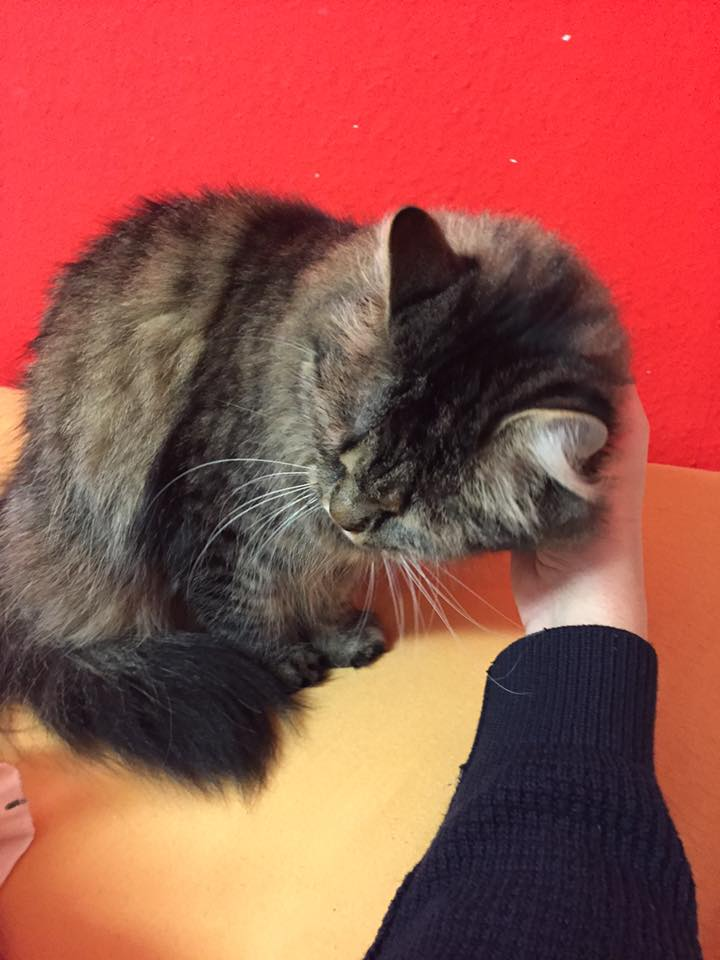
#> input picture smila.jpg, 720 x 960 px
$ jupyter execute helper_tests.ipynb   (shell and % lines are left out)
#> lines starting #> are read from the running program, lines starting #| are printed output that depends on the picture
### helper.py
import matplotlib.pyplot as plt
import matplotlib.cm as cm
from PIL import Image
import numpy as np
from os import listdir
from os.path import isfile, join
import math
import cv2

# [35 lines left out: function plot_mats, not called in this run]

def vectorize(images):
    I = images[0].shape
    channels = 0
    rows = I[0]
    cols = I[1]
    if len(I) == 3:
        R = np.zeros((len(images), I[2], I[0] * I[1]))
        channels = I[2]
    elif len(I) == 2:
        R = np.zeros((len(images), I[0] * I[1]))
    else:
        assert(False)

    for i, I in enumerate(images):
        C = []
        if channels > 0:
            for c in range(channels):
                C.append(I[:,:,c])

        for r in range(rows):
            if channels > 0:
                for c in range(channels):
                    R[i, c, r*cols:(r*cols+cols)] = C[c][r,:]
            else:
                R[i, r*cols:(r*cols+cols)] = I[r,:]

    return R


def un_vectorize(R, square=True, w=None, h=None):
    if w is not None:
        assert(h is not None)
        square = False

    channels = 0
    if len(R.shape) == 3:
        channels = R.shape[1]
    elif len(R.shape) != 2:
        assert(False)

    if square:
        if channels == 0:
            w = int(math.sqrt(R.shape[1]))
            h = w
        else:
            w = int(math.sqrt(R.shape[2]))
            h = w

    count = R.shape[0]

    Result = []

    for i in range(count):
        if channels == 0:
            I = np.zeros((h, w))
            for r in range(h):
                I[r,:] = R[i, r*w:(r*w+w)]
        else:
            I = np.zeros((h, w, channels))
            C = []
            for c in range(channels):
                I_ = np.zeros((h, w))
                for r in range(h):
                    I_[r,:] = R[i, c, r*w:(r*w+w)]
                C.append(I_)
            for i,c in enumerate(C):
                I[:,:, i] = c

        Result.append(I)

    return Result

### helper_tests.ipynb
[cell 1]
import helper
import matplotlib.pyplot as plt
import numpy as np
import cv2

I = cv2.imread('smila.jpg')
#> I is the input picture: shape (960, 720, 3); mean B, G, R 73.2, 82.5, 156.7
I = cv2.cvtColor(I, cv2.COLOR_BGR2RGB)
G = cv2.cvtColor(I, cv2.COLOR_RGB2GRAY)
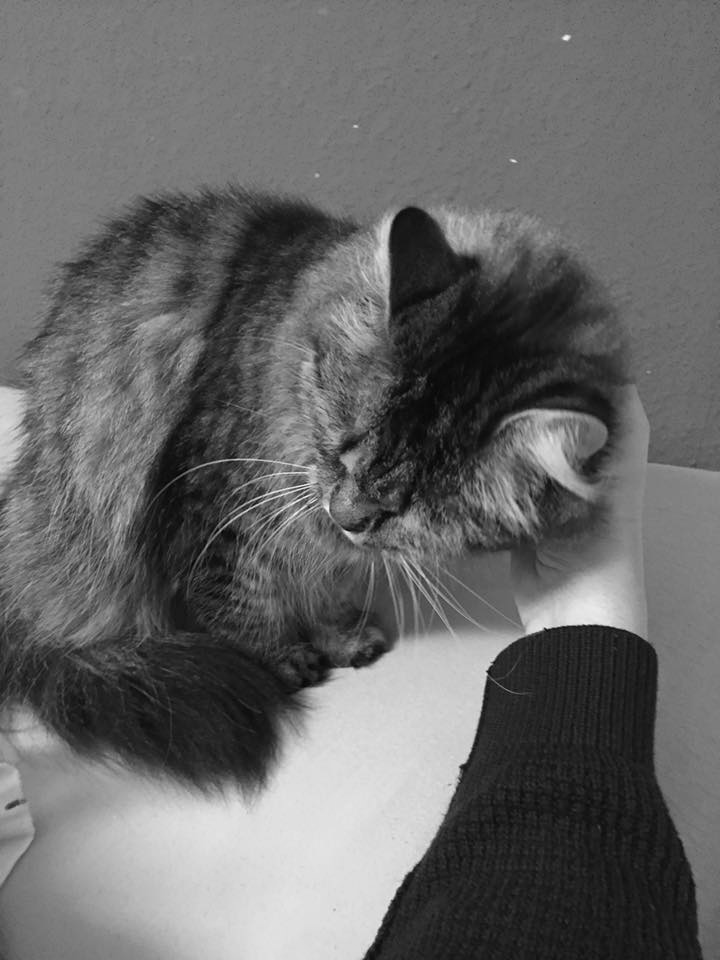
#> G: shape (960, 720); min 0, max 253, mean 103.6
plt.imshow(I)
plt.show()

[cell 2]
R1 = helper.vectorize([I])
#> the loop in vectorize, `for i, I in enumerate(images):` made 1 pass
R2 = helper.vectorize([G])
#> the loop in vectorize (call 2), `for i, I in enumerate(images):` made 1 pass

X = helper.un_vectorize(R1, w=720, h=960)
#> after the loop in un_vectorize, `for i in range(count):`:
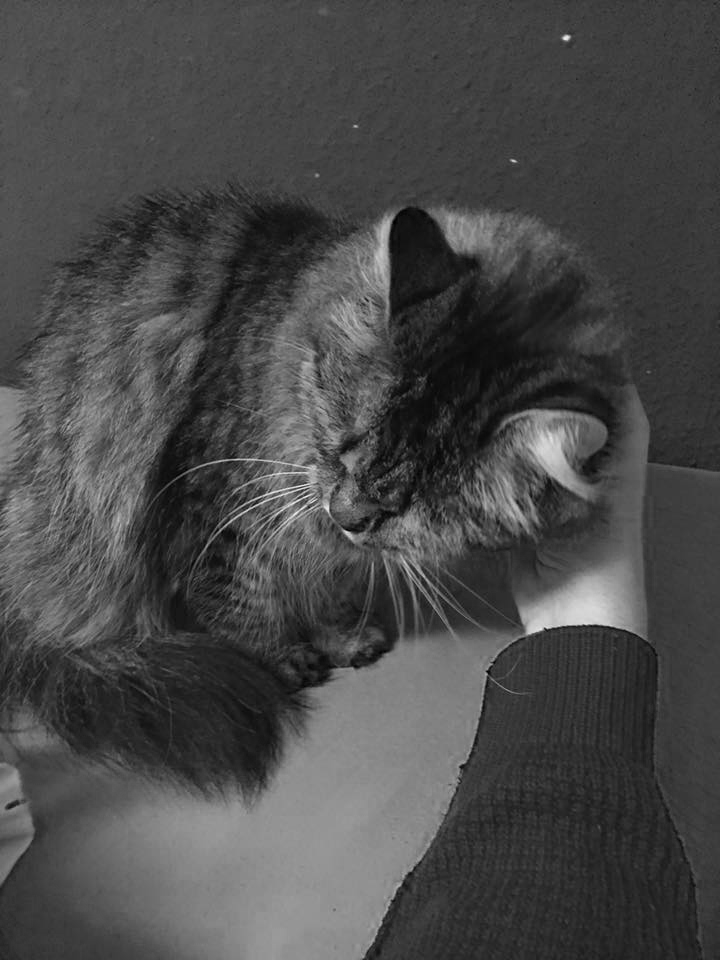
#> I_: shape (960, 720) float64; min 0, max 249, mean 73.2
#> after the loop in un_vectorize, `for i in range(count):`: Result = 1 item
#> X = 1 item

X = X[0]
A = I - X
#> A: shape (960, 720, 3) float64; every value is 0

plt.imshow(A)
plt.show()
